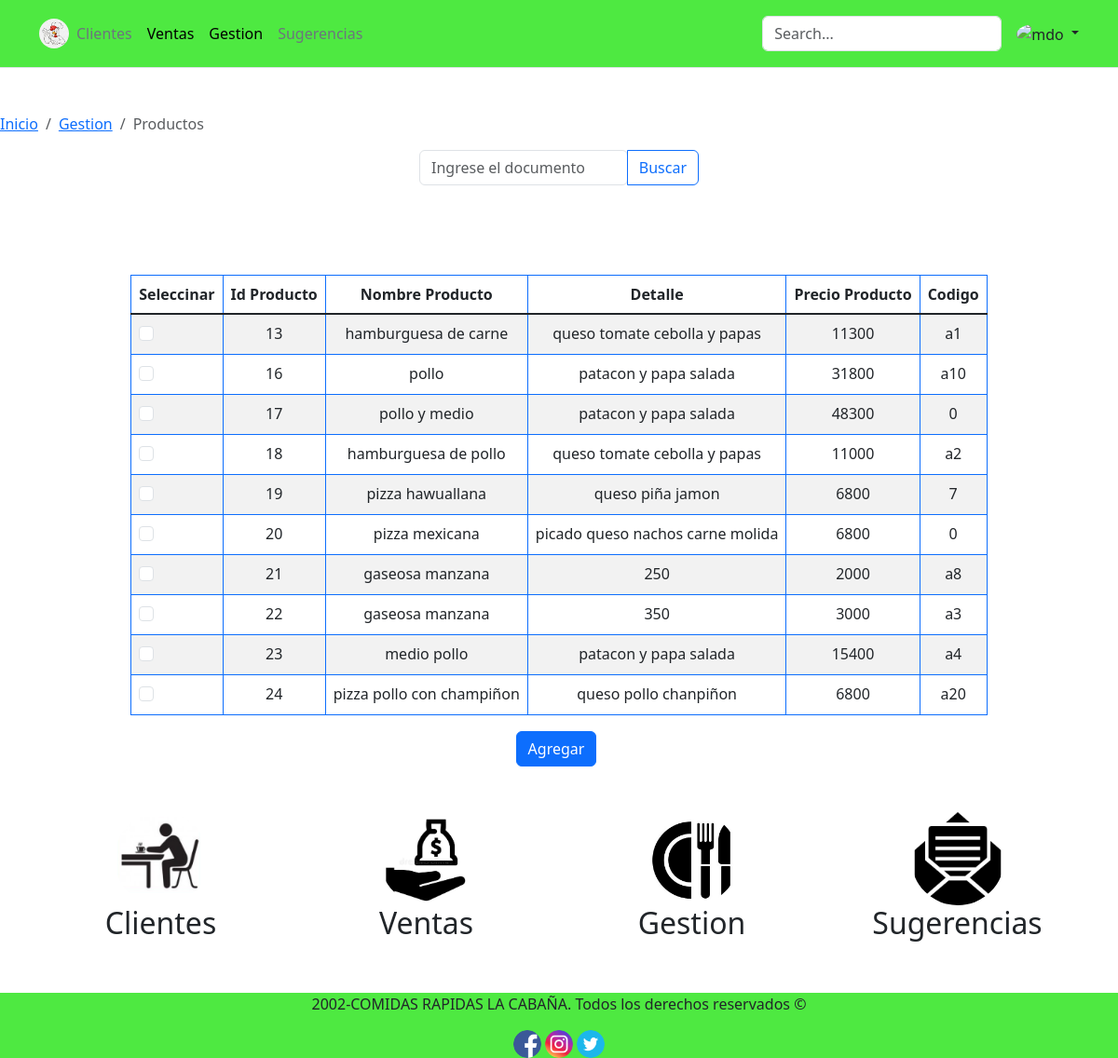
The page /Proyecto/view/administrador/gestion/productos_adm.php (signed in) on the database its author committed.
### tables this page shows
CREATE TABLE `productos` (
  `idProducto` int(10) UNSIGNED NOT NULL,
  `nombre_pro` varchar(50) NOT NULL,
  `detalle` varchar(200) NOT NULL,
  `precio_pro` int(10) NOT NULL,
  `categorias_idcategoria` int(10) NOT NULL,
  `img` text DEFAULT NULL,
  `cod` varchar(10) NOT NULL
);

### Proyecto/view/administrador/gestion/productos/tabla_prod.php (the view, shortened to what this page needs)
<div class="container">
<div class="d-flex justify-content-center">
<div class="row">
<div class="col-md-12 table-responsive" >
   <table class="table table-bordered border-primary table-striped " style="text-align:center" >
    <thead>
        <tr>
        <th scope="col">Seleccinar</th>
        <th scope="col">Id Producto</th>
        <th scope="col">Nombre Producto</th>
        <th scope="col">Detalle</th>
        <th scope="col">Precio Producto</th>
        <th scope="col">Codigo</th>
        </tr>
    </thead>
    <tbody>
    <?php
    include_once ('../crud/conexion.php');
        if(isset($_POST['btnbuscar']))
        {
            $buscar=$_POST['txtbuscar'];
            $queryproductos=mysqli_query($conexion,"SELECT idProducto,nombre_pro,detalle,precio_pro FROM productos WHERE idProducto LIKE '".$buscar."%'");
        }
        else
        {
            $queryproductos=mysqli_query($conexion,"SELECT * FROM productos ORDER BY idProducto ASC");
        }
            while($mostrar=mysqli_fetch_array($queryproductos))
        {
            echo "<tr>";
            echo "<td><div class='form-check' >
            <input  class='form-check-input' type='checkbox' value='' data-doc-producto='" . $mostrar['idProducto'] . "' style='text-align:center' onchange='toggleButtons(this)'/>
            </div></td>";
            echo "<td>"; echo $mostrar['idProducto']; echo "</td>";
            echo "<td>"; echo $mostrar['nombre_pro']; echo "</td>";
            echo "<td>"; echo $mostrar['detalle']; echo "</td>";
            echo "<td>"; echo $mostrar['precio_pro']; echo "</td>";
            echo "<td>"; echo $mostrar['cod']; echo "</td>";
            echo "</tr>";
        }
        ?>
    </tbody>
    </table>
    </div>
    </div>
    </div>
    </div>
    <div class="container">
        <div class="d-flex justify-content-around">
            <div class="row">
            <table class="table-responsive">
                <tr>
                    <td><a  class="btn btn-primary" id="addButton" onclick="abrirform()">Agregar</a></td>
                    <td><a href="../productos/agregar_prod.php?idproducto=<?php echo $mostrar['idProducto'];?>"   class="btn btn-primary" id="viewButton">Visualizar</a></td>
                    <td><a href="../productos/editar.php?doc=<?php echo $mostrar['idProducto'];?>"   class="btn btn-primary" id="editButton">Editar</a></td>
                    <td></td>
                </tr>
            </table>
            </div>
        </div>
    </div>

### Proyecto/view/administrador/gestion/productos_adm.php (shortened to what this page needs)
<!DOCTYPE html>
<html>
  <head>
    <link rel="stylesheet" href="https://cdn.jsdelivr.net/npm/bootstrap@5.1.3/dist/css/bootstrap.min.css" >
    <link rel="stylesheet" href="..\css\bootstrap.css">
    <link rel="stylesheet" href="..\css\font-awesome.min.css">
    <link rel="stylesheet" href="..\css\sweetalert.css">
    <link rel="stylesheet" href="..\css\style.css">
  </head>
  <body>
  <?php
  include '../include/header.php';
  ?>
  <nav aria-label="breadcrumb">
  <ol class="breadcrumb">
    <li class="breadcrumb-item"><a href="../index.php">Inicio</a></li>
    <li class="breadcrumb-item"><a href="../gestion.php">Gestion</a></li>
    <li class="breadcrumb-item active" aria-current="page">Productos</li>
  </ol>
</nav>
<form method="POST">
<div class="container">
<div class="mx-auto" style="width:300px">
<div class="input-group">
  <input type="search" class="form-control rounded" placeholder="Ingrese el documento" aria-label="Buscar" aria-describedby="search-addon" name="txtbuscar"/>
  <button type="submit" class="btn btn-outline-primary" name="btnbuscar">Buscar</button>
</div>
</div>
</div>
</form>
<br><br>
<?php
  include '../forms/form_prod.php';
  include '../gestion/productos/tabla_prod.php';
  include '../include/img_menu.php';
  include '../include/footer.php';
  ?>
    </body>
</html>

### Proyecto/view/administrador/include/header.php
<?php
echo "
<header class='py-3 mb-3 border-bottom' style='background-color: #31e621da'>
    <div class='container'>
      <div class='d-flex flex-wrap align-items-center justify-content-center justify-content-lg-start'>
        <a href='index.php' class='d-flex align-items-center mb-2 mb-lg-0 link-body-emphasis text-decoration-none'>
        <img src='/Proyecto/view/administrador/img/image.6.jfif' alt='mdo' width='32' height='32' class='rounded-circle'>
        </a>
        <ul class='nav col-12 col-lg-auto me-lg-auto mb-2 justify-content-center mb-md-0'>
          <li><a href='/Proyecto/view/administrador/clientes.php' class='nav-link px-2 link-secondary'>Clientes</a></li>
          <li><a href='/Proyecto/view/administrador/ventas.php' class='nav-link px-2 link-body-emphasis'>Ventas</a></li>
          <li><a href='/Proyecto/view/administrador/gestion.php' class='nav-link px-2 link-body-emphasis'>Gestion</a></li>
          <li><a href='/Proyecto/view/administrador/clientes.php' class='nav-link px-2 link-secondary'>Sugerencias</a></li>
        </ul>
        <form class='col-12 col-lg-auto mb-3 mb-lg-0 me-lg-3' role='search'>
          <input type='search' class='form-control' placeholder='Search...' aria-label='Search'>
        </form>
        <div class='d flex'>
          <a href='#' class='nav-link dropdown-toggle' data-bs-toggle='dropdown' aria-expanded='false'>
            <img src='https://github.com/mdo.png' alt='mdo' width='32' height='32' class='rounded-circle'>
          </a>
          <div class='dropdown-menu'>
            <a class='dropdown-item' href='#'>Perfil</a>
            <div class='dropdown-divider'></div>
            <a class='dropdown-item' href='/Proyecto/controller/cerrarSesion.php'>Cerrar sesion</a>
          </div>
        </div>
      </div>
    </div>
  </header>
  <div class='my-5'></div>";
  ?>

### Proyecto/view/administrador/include/img_menu.php
<?php
echo "
<div class='my-5'></div>
<div class='alinear' style='justify-content:space-around;text-align: center;'>
<div class='container'>
    <div class='row'>
        <div class='col-md-3'>
            <a href='/Proyecto/view/administrador/clientes.php'><img src='/Proyecto/view/administrador/img/cliente.png' alt='' class='rounded-circle'></a>
            <h2>Clientes</h2>
        </div>
        <div class='col-md-3'>
            <a href='/Proyecto/view/administrador/ventas.php'><img src='/Proyecto/view/administrador/img/ganancia.jpg' alt='' class='rounded-circle'></a>
            <h2>Ventas</h2>
        </div>
        <div class='col-md-3'>
            <a href='/Proyecto/view/administrador/gestion.php'><img src='/Proyecto/view/administrador/img/producto.jpg'alt='' class='rounded-circle'></a>
            <h2>Gestion</h2>
        </div>
        <div class='col-md-3'>
        <a href='/Proyecto/view/administrador/sugerencias.php'><img src='/Proyecto/view/administrador/img/sugerencias.png' alt='' class='rounded-circle'></a>
        <h2>Sugerencias</h2>
    </div>
    </div>
</div>
</div>
<div class='my-5'></div>";
?>

### Proyecto/view/administrador/include/footer.php
<?php
echo "
<div class='redes'>
<footer class='footer-basic' style='text-align: center;background-color: #31e621da'>
    <p class='copyright'>2002-COMIDAS RAPIDAS LA CABAÑA. Todos los derechos reservados ©</p>
    <div class='social'>
        <a href='#'><img src='/Proyecto/view/administrador/img/facebook.png' alt='' class='rounded-circle'></a>
        <a href='#'><img src='/Proyecto/view/administrador/img/instagram.png' alt='' class='rounded-circle'></a>
        <a href='#'><img src='/Proyecto/view/administrador/img/twitter.png' alt='' class='rounded-circle'></a>
    </div>
</footer>
</div>";
?>

### Proyecto/view/administrador/css/style.css (style rules this page uses)
.alinear img { width: 100px; height: 100px; transition: transform .3s ease-out; }
.redes img { width: 30px; height: 30px; transition: transform .3s ease-out; }

### rows shown on the page
productos: idProducto "13", nombre_pro "hamburguesa de carne", detalle "queso tomate cebolla y papas", precio_pro "11300", cod "a1"
productos: idProducto "16", nombre_pro "pollo", detalle "patacon y papa salada", precio_pro "31800", cod "a10"
productos: idProducto "17", nombre_pro "pollo y medio", detalle "patacon y papa salada", precio_pro "48300", cod "0"
productos: idProducto "18", nombre_pro "hamburguesa de pollo", detalle "queso tomate cebolla y papas", precio_pro "11000", cod "a2"
productos: idProducto "19", nombre_pro "pizza hawuallana", detalle "queso piña jamon", precio_pro "6800", cod "7"
productos: idProducto "20", nombre_pro "pizza mexicana", detalle "picado queso nachos carne molida", precio_pro "6800", cod "0"
productos: idProducto "21", nombre_pro "gaseosa manzana", detalle "250", precio_pro "2000", cod "a8"
productos: idProducto "22", nombre_pro "gaseosa manzana", detalle "350", precio_pro "3000", cod "a3"
productos: idProducto "23", nombre_pro "medio pollo", detalle "patacon y papa salada", precio_pro "15400", cod "a4"
productos: idProducto "24", nombre_pro "pizza pollo con champiñon", detalle "queso pollo chanpiñon", precio_pro "6800", cod "a20"
